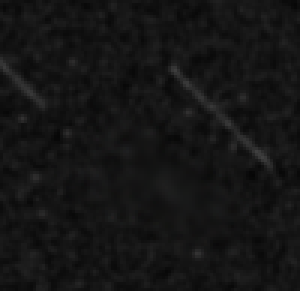
#> input picture 222.png, 100 x 97 px (shown 3 times larger)
$ jupyter execute dev-cluster.ipynb
#> lines starting #> are read from the running program, lines starting #| are printed output that depends on the picture; after the words box and inside, x2 and y2 are one past the last pixel; in counts of white or black regions, pixels touching at a corner belong together
[cell 1]
import pandas as pd
import numpy as np
from scipy.stats import entropy
from PIL import Image
import cv2
import matplotlib.pyplot as plt
from sklearn.decomposition import PCA
from sklearn.cluster import DBSCAN

[cell 2]
def pca(points):
    data = np.zeros_like(points).reshape(-1, 2)
    data[:, 0] = points[0]
    data[:, 1] = points[1]
    pca = PCA()   #保留所有成分
    pca.fit(data)
    print(pca.explained_variance_ratio_)
    k = pca.components_[0, 1] / pca.components_[0, 0]
    return k
def threshold(img):
    """
        阈值化
        方法：根据灰度分布直方图，找到窗口中最亮的若干点
    """
    hist = cv2.calcHist([img],[0],None,[256],[0,256])
#> hist = 256 values, max 1194 at index 20, min 0 at index 0, mean 37.89
    cnt = 0
    th = 0
    for k in range(256):
        cnt = cnt + hist[255 - k]
        if cnt > 200:
            th = 255 - k - 1
            break
#> after the loop, cnt = [209]
    ret, thImg = cv2.threshold(img,th,255,cv2.THRESH_BINARY)
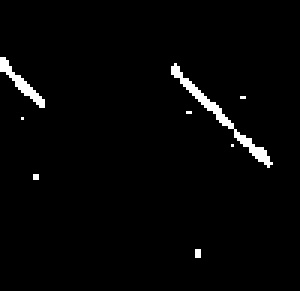
#> thImg: shape (97, 100) (shown 3 times larger); 2.2% white in thin lines or dots, all inside (x1, y1, x2, y2) = (0, 19, 91, 86)
#> ret = 34
    return thImg
def Kernel(size, width, theta):
    """
        构造卷积核

    参数：size：卷积核尺寸
          width：正区域宽度
          theta：角度
    注：(size - width)最好是偶数，以使得卷积核对称
    """
    temp = np.zeros((size + 10,size + 10))
    temp [(size - width) // 2 + 5:(size - width) // 2 + 5 + width,:] = 1
    temp = Image.fromarray(temp)
    temp = temp.rotate(theta)
    temp = np.array(temp)
    kernel = temp[5:-5, 5:-5]
    cnt = np.sum(kernel)
    print(cnt)
    for i in range(size):
        for j in range(size):
            kernel[i, j] = cnt / (cnt - size * size) if kernel[i, j] == 0 else kernel[i, j]
    kernel = kernel / 4
    return kernel
def Cluster(points):
    print(points.shape)
#| (2, 209)
    data = points.T
#> data = 209 pairs, first value 0 to 90, second value 12 to 78
    print(data.shape)
#| (209, 2)
    # data = np.zeros_like(points).reshape(-1, 2)
    # data[:, 0] = points[0]
    # data[:, 1] = points[1]
    y_pred = DBSCAN(eps = 3, min_samples = 5).fit_predict(data)
#> y_pred = 209 values, max 2 at index 203, min -1 at index 96, mean 0.636
    plt.figure(figsize = (8, 8))
    plt.scatter(data[:, 0], data[:, 1], c=y_pred)
    plt.xlim((0, 100))
    plt.ylim((0, 100))
    plt.show()
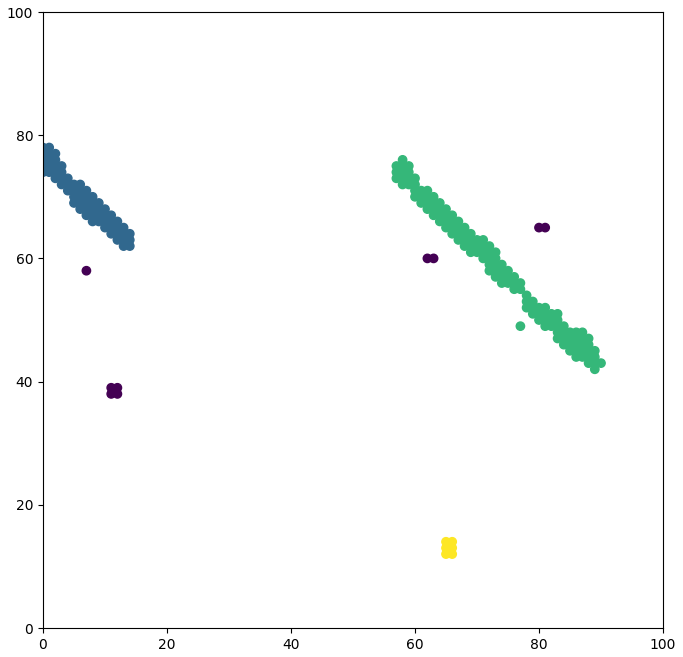
#> figure drawn by matplotlib, 1 panel
    return y_pred

[cell 3]
src = cv2.imread('222.png', 0)
src = cv2.blur(src, (3, 3))
th = threshold(src)
plt.figure(dpi = 120)
plt.imshow(th, cmap = 'gray')
points = np.array(np.where(th == 255))
coordins = np.vstack((points[1], src.shape[0] - points[0]))
'''
Cluster(points)
theta = pca(coordins)
theta1 = np.arctan(theta) * 180 / np.pi
print(theta, theta1)
kernel = Kernel(11, 3, theta1)
plt.figure()
plt.imshow(kernel, cmap = 'gray')
# plt.imshow(kernel, cmap = 'gray')
ret = cv2.filter2D(src, -1, kernel)
plt.figure()
plt.imshow(ret, cmap = 'gray')
th = threshold(ret)
plt.figure(dpi = 180)
plt.imshow(th, cmap = 'gray')
points = np.array(np.where(th == 255))
coordins = np.vstack((points[1], src.shape[0] - points[0]))
theta = pca(coordins)
theta1 = np.arctan(theta) * 180 / np.pi
print(theta, theta1)
'''

[cell 4]
pred = Cluster(coordins)
#> pred has the same summary as y_pred in Cluster

[cell 5]
np.unique(pred)
#> Out = [-1, 0, 1, 2]

[cell 6]
groups = []
for i in np.unique(pred):
    cnt = list(pred).count(i)
    if cnt > 50:
        groups.append(coordins[:, np.where(pred == i)].squeeze(1))
#> this loop made 4 passes
#> cnt on passes 1 to 4: 9, 64, 130, 6
#> after the loop, groups = 2 items
groups[0]

$ run again, with 0.png copied over 222.png
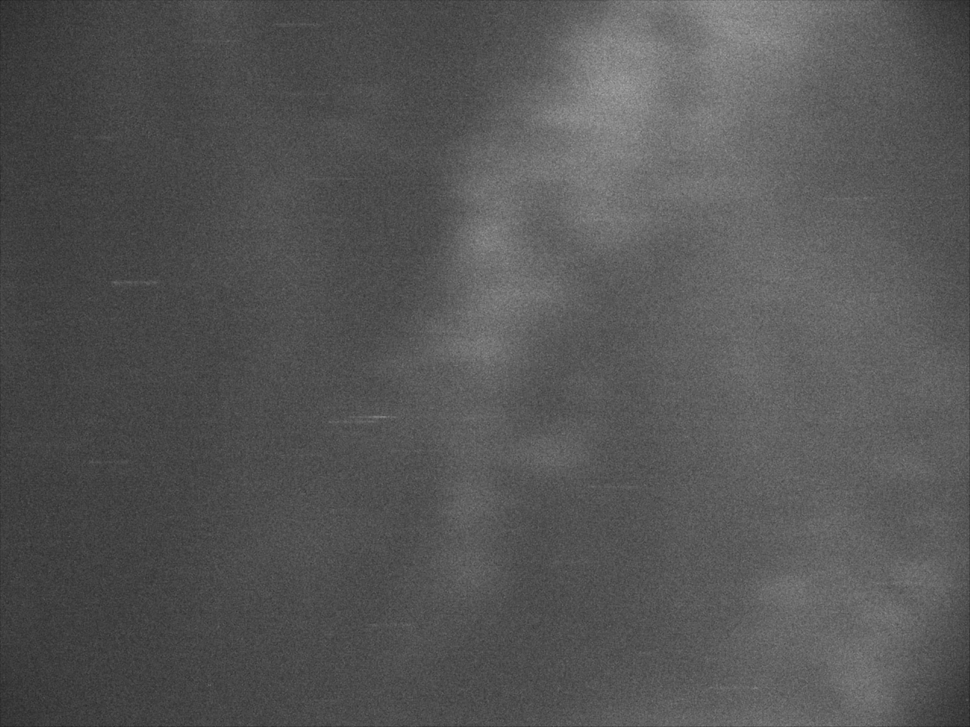
#> input picture 0.png, 970 x 727 px, shrunk from 1280 x 960 before the run
#> src is the input picture: shape (727, 970); min 32, max 163, mean 85.4
#> hist = 256 values, max 21337 at index 78, min 0 at index 0, mean 2754.6
#> after the loop in threshold, `for k in range(256):`: cnt = [231]
#> in threshold, `ret, thImg = cv2.threshold(img,th,255,cv2.THRESH_BINARY)`:
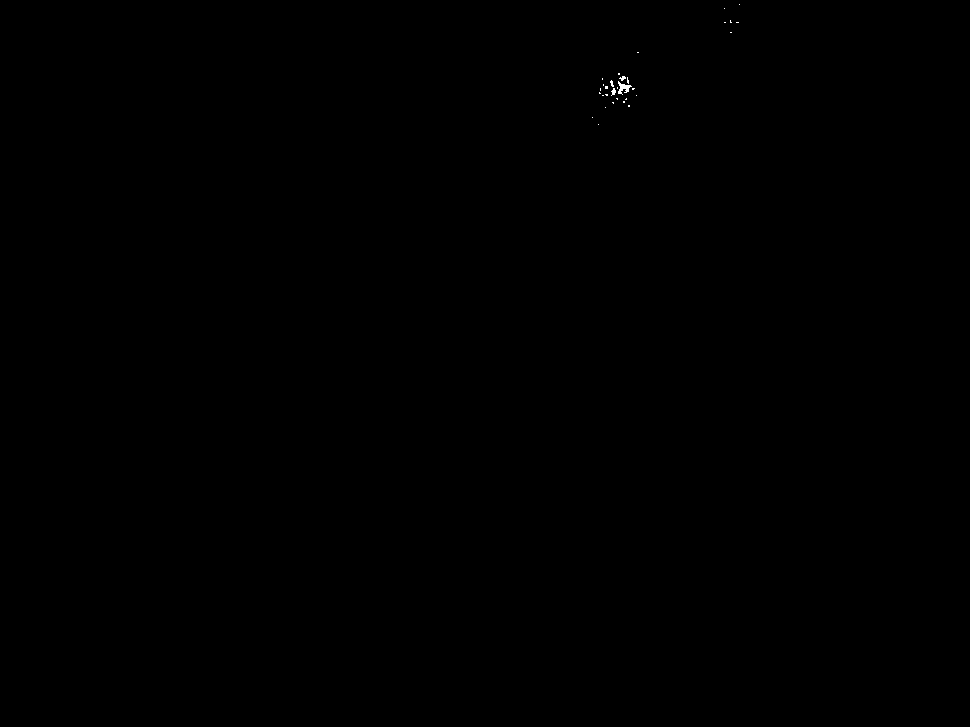
#> thImg: shape (727, 970); 0.03% white in thin lines or dots, all inside (x1, y1, x2, y2) = (592, 4, 740, 125)
#> ret = 144
#| (2, 231)
#> data = 231 pairs, first value 592 to 739, second value 603 to 723
#| (231, 2)
#> y_pred = 231 values, max 4 at index 213, min -1 at index 0, mean 0.156
#> in Cluster, `plt.show()`:
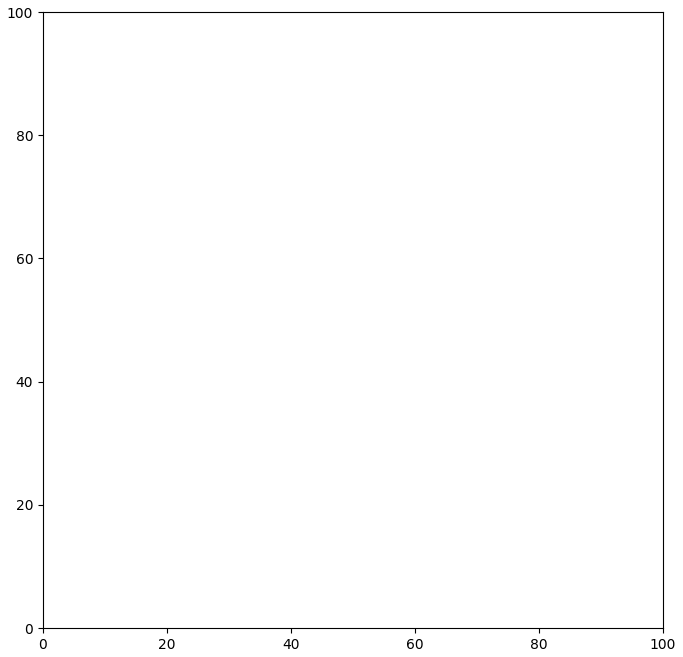
#> figure drawn by matplotlib, 1 panel
#> pred has the same summary as y_pred in Cluster
#> Out = [-1, 0, 1, 2, 3, 4]
#> the loop `for i in np.unique(pred):` made 6 passes
#> cnt on passes 1 to 6: 35, 165, 11, 7, 6, 7
#> after the loop `for i in np.unique(pred):`: groups = 1 item

$ run again, with 103.png copied over 222.png
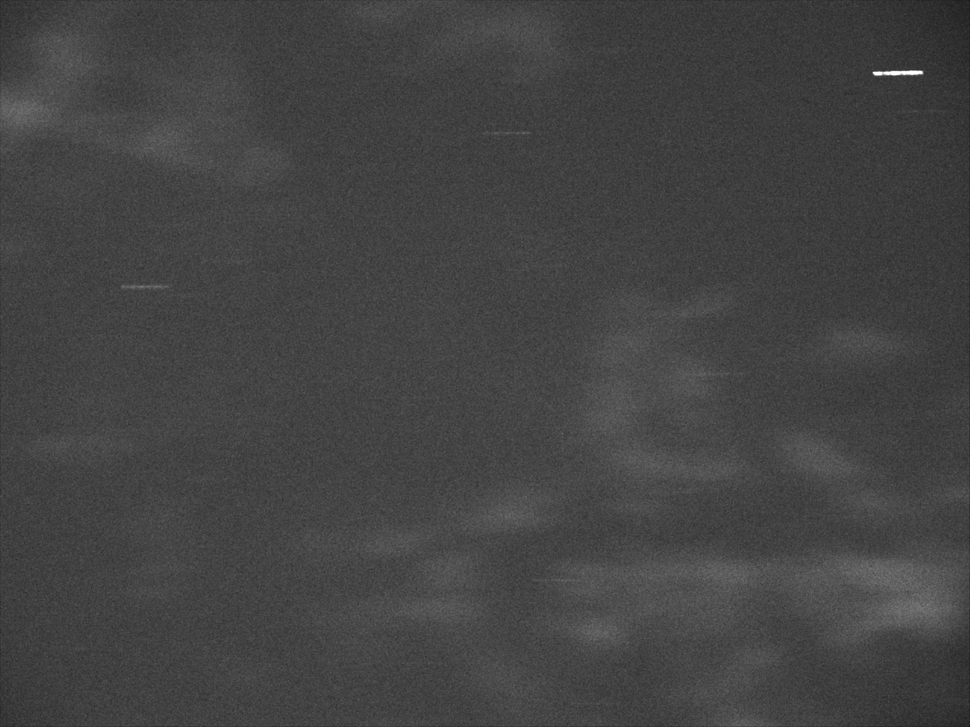
#> input picture 103.png, 970 x 727 px, shrunk from 1280 x 960 before the run
#> src is the input picture: shape (727, 970); min 26, max 255, mean 67.5
#> hist = 256 values, max 57928 at index 67, min 0 at index 0, mean 2754.6
#> the loop in threshold, `for k in range(256):` made 108 passes
#> cnt on passes 1 to 8: [5], [12], [17], [19], [20], [23], [27], [33]
#> after the loop in threshold, `for k in range(256):`: cnt = [202]
#> in threshold, `ret, thImg = cv2.threshold(img,th,255,cv2.THRESH_BINARY)`:
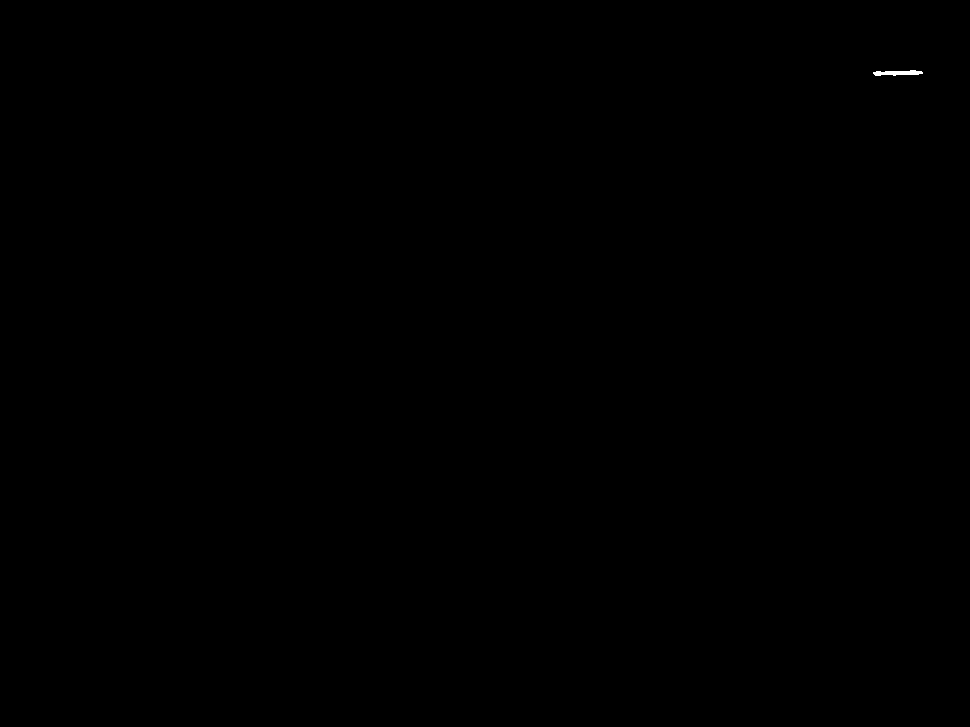
#> thImg: shape (727, 970); 0.03% white; 1 white region, box (x1, y1, x2, y2) and area: (873, 70, 923, 76) 202
#> ret = 147
#| (2, 202)
#> data = 202 pairs, first value 873 to 922, second value 652 to 657
#| (202, 2)
#> y_pred = 202 values from 0 to 0
#> in Cluster, `plt.show()`:
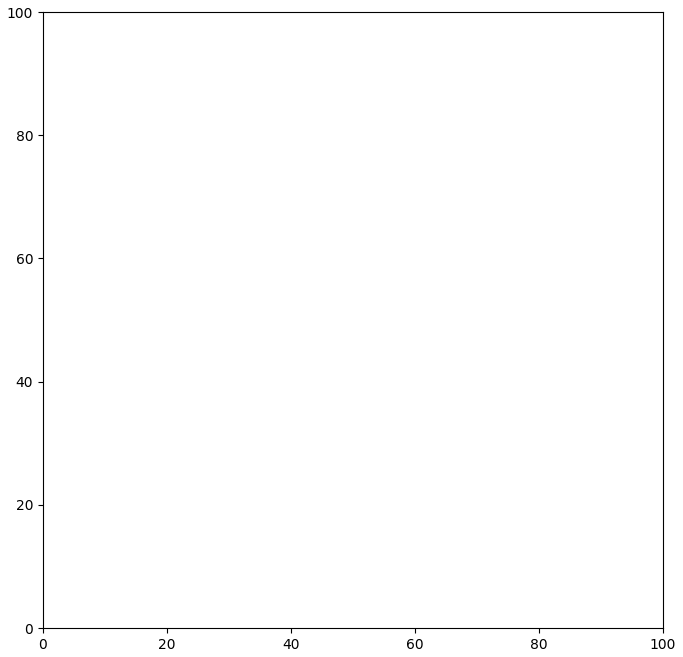
#> figure drawn by matplotlib, 1 panel
#> Out = [0]
#> the loop `for i in np.unique(pred):` made 1 pass
#> after the loop `for i in np.unique(pred):`: groups = 1 item
